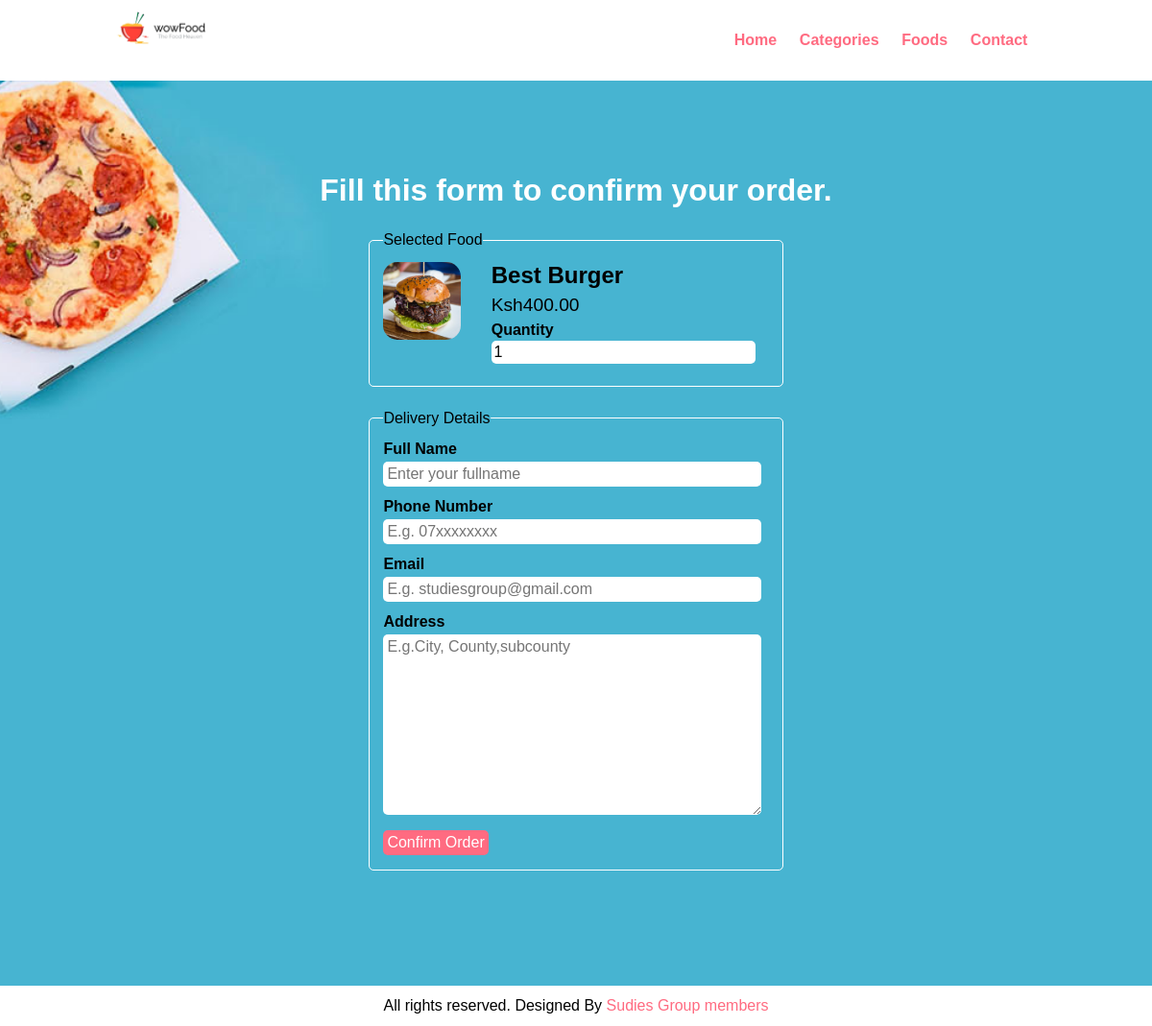
The page /order.php?food_id=4 on the database its author committed.
### tables this page shows
CREATE TABLE `tbl_food` (
  `id` int(10) UNSIGNED NOT NULL,
  `title` varchar(100) NOT NULL,
  `description` text NOT NULL,
  `price` decimal(10,2) NOT NULL,
  `image_name` varchar(255) NOT NULL,
  `category_id` int(10) UNSIGNED NOT NULL,
  `featured` varchar(10) NOT NULL,
  `active` varchar(10) NOT NULL
);

### order.php (the view, shortened to what this page needs)
<?php include('partials-front/menu.php'); ?>
    <?php
        if(isset($_GET['food_id']))
        {
            $food_id = $_GET['food_id'];
            $sql = "SELECT * FROM tbl_food WHERE id=$food_id";
            $res = mysqli_query($conn, $sql);
            $count = mysqli_num_rows($res);
            if($count==1)
            {
                $row = mysqli_fetch_assoc($res);
                $title = $row['title'];
                $price = $row['price'];
                $image_name = $row['image_name'];
            }
            else
            {
                header('location:'.SITEURL);
            }
        }
        else
        {
            header('location:'.SITEURL);
        }
    ?>
    <section class="food-search">
        <div class="container">
            <h2 class="text-center text-white">Fill this form to confirm your order.</h2>
            <form action="" method="POST" class="order">
                <fieldset>
                    <legend>Selected Food</legend>
                    <div class="food-menu-img">
                        <?php
                            if($image_name=="")
                            {
                                echo "<div class='error'>Image not Available.</div>";
                            }
                            else
                            {
                                ?>
                                <img src="<?php echo SITEURL; ?>images/food/<?php echo $image_name; ?>" alt="Chicke Hawain Pizza" class="img-responsive img-curve">
                                <?php
                            }
                        ?>
                    </div>
                    <div class="food-menu-desc">
                        <h3><?php echo $title; ?></h3>
                        <p class="food-price">Ksh<?php echo $price; ?></p>
                        <div class="order-label">Quantity</div>
                        <input type="number" name="qty" class="input-responsive" value="1" required>
                    </div>
                </fieldset>
                <fieldset>
                    <legend>Delivery Details</legend>
                    <div class="order-label">Full Name</div>
                    <input type="text" name="full-name" placeholder="Enter your fullname" class="input-responsive" required>
                    <div class="order-label">Phone Number</div>
                    <input type="tel" name="contact" placeholder="E.g. 07xxxxxxxx" class="input-responsive" required>
                    <div class="order-label">Email</div>
                    <input type="email" name="email" placeholder="E.g. studiesgroup@gmail.com" class="input-responsive" required>
                    <div class="order-label">Address</div>
                    <textarea name="address" rows="10" placeholder="E.g.City, County,subcounty" class="input-responsive" required></textarea>
                    <input type="submit" name="submit" value="Confirm Order" class="btn btn-primary">
                </fieldset>
            </form>
        </div>
    </section>
    <?php include('partials-front/footer.php'); ?>

### css/style.css (style rules this page uses)
* { margin: 0 0; padding: 0 0; font-family: Arial, Helvetica, sans-serif; }
.container { width: 80%; margin: 0 auto; padding: 1%; }
.img-responsive { width: 100%; }
.img-curve { border-radius: 15px; }
.text-center { text-align: center; }
.text-white { color: white; }
.btn { padding: 1%; border: none; font-size: 1rem; border-radius: 5px; }
.btn-primary { background-color: #ff6b81; color: white; cursor: pointer; }
h2 { color: #2f3542; font-size: 2rem; margin-bottom: 2%; }
h3 { font-size: 1.5rem; }
fieldset { border: 1px solid white; margin: 5%; padding: 3%; border-radius: 5px; }
.food-search { background-image: url(../images/bg.jpg); background-size: cover; background-repeat: no-repeat; background-position: center; padding: 7% 0; }
.food-menu-img { width: 20%; float: left; }
.food-menu-desc { width: 70%; float: left; margin-left: 8%; }
.food-price { font-size: 1.2rem; margin: 2% 0; }
.order { width: 50%; margin: 0 auto; }
.input-responsive { width: 96%; padding: 1%; margin-bottom: 3%; border: none; border-radius: 5px; font-size: 1rem; }
.order-label { margin-bottom: 1%; font-weight: bold; }

### rows shown on the page
tbl_food: image_name (picture), title "Best Burger", price "400.00"
